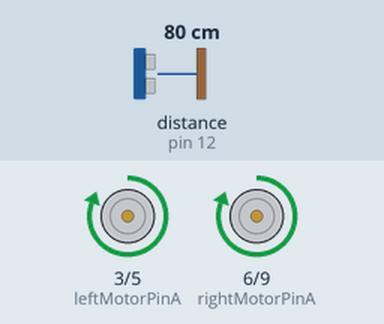
Recording of a sketch running on a simulated Arduino Uno, built with avr-gcc and run on an emulated ATmega328P. Parts: motor-driver pin pairs drawn as motors (green arrow = first pin HIGH = forward, orange = second pin HIGH = backward, longer = more drive). Wiring (inferred from the names in the program): ultrasonic range finder: trigger pin 11; echo pin 12. The inputs (shaded band) are chosen by the test bench; at power-on: distance to the obstacle (sensor on pin 12) 80 cm. The echo pulse lasts 58.3 µs per cm; random numbers use the default seed unless the sketch sets one.

Above: at 2.8 s.
2.9 s: distance to the obstacle (sensor on pin 12) set to 24 cm
4.4 s: distance to the obstacle (sensor on pin 12) set to 18 cm
At 5.8 s:
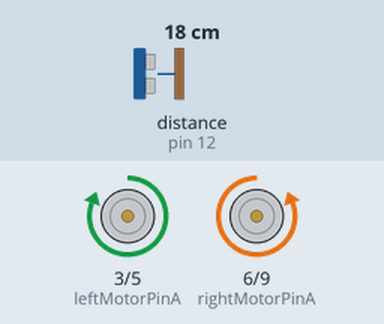
8.6 s: distance to the obstacle (sensor on pin 12) set to 35 cm
10.1 s: distance to the obstacle (sensor on pin 12) set to 2 cm
At 13.6 s:
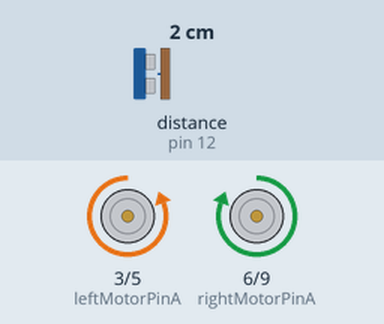
14.3 s: distance to the obstacle (sensor on pin 12) set to 60 cm
Timing chart, 0 to 16.8 s (numbered marks = the images above; inputs shaded):
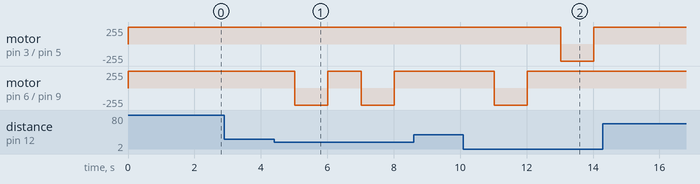

Measured:
- the behaviour switches between 22 and 21 cm on distance to the obstacle (sensor on pin 12) (found by bisection; images 0 and 1)
- after the input at 2.9 s, every drawn part: stays the same
- after the input at 4.4 s, motor on pin 6 (rightMotorPinA) / pin 9 (rightMotorPinB): alternates forward 255/255 for 1.0 s and backward 255/255 for 1.0 s, starting after 0.62 s
- after the input at 8.6 s, every drawn part: stays the same
- after the input at 10.1 s, motor on pin 3 (leftMotorPinA) / pin 5 (leftMotorPinB): forward 255/255 → backward 255/255 after 2.9 s, → forward 255/255 1.0 s later; motor on pin 6 (rightMotorPinA) / pin 9 (rightMotorPinB): forward 255/255 → backward 255/255 after 0.92 s, → forward 255/255 1.0 s later
- after the input at 14.3 s, every drawn part: stays the same

The sketch:

VACUUM_CLEANER_ROBOT.ino
```cpp
int leftMotorPinA = 3;
int leftMotorPinB = 5;
int rightMotorPinA = 6;
int rightMotorPinB = 9;
int trigPin = 11;
int echoPin = 12;

int motorSpeed = 150;
int totalArea = 100;
const int leftUltrasonicTrigPin = 13;
const int leftUltrasonicEchoPin = 14;
const int rightUltrasonicTrigPin = 15;
const int rightUltrasonicEchoPin = 16;

void setup() {
  pinMode(leftMotorPinA, OUTPUT);
  pinMode(leftMotorPinB, OUTPUT);
  pinMode(rightMotorPinA, OUTPUT);
  pinMode(rightMotorPinB, OUTPUT);
  pinMode(trigPin, OUTPUT);
  pinMode(echoPin, INPUT);
  pinMode(leftUltrasonicTrigPin, OUTPUT);
  pinMode(leftUltrasonicEchoPin, INPUT);
  pinMode(rightUltrasonicTrigPin, OUTPUT);
  pinMode(rightUltrasonicEchoPin, INPUT);
  Serial.begin(9600);
}

void loop() {
  performFloodFill();
  findExitRoute();
}

void performFloodFill() {
  int cleanCount = 0;
  while (cleanCount < totalArea) {
    moveForward();
    if (distanceToObstacle() <= 20) {
      turnRandom();
    } else {
      cleanCount++;
    }
  }
}

void findExitRoute() {
  int leftDist = getDistance(leftUltrasonicTrigPin, leftUltrasonicEchoPin);
  int rightDist = getDistance(rightUltrasonicTrigPin, rightUltrasonicEchoPin);

  if (leftDist <= 20 && rightDist <= 20) {

  } else if (leftDist <= 20) {

    turnRight();
  } else if (rightDist <= 20) {

    turnLeft();
  } else {

    moveForward();
  }
}

int getDistance(int trigPin, int echoPin) {
  digitalWrite(trigPin, LOW);
  delayMicroseconds(2);
  digitalWrite(trigPin, HIGH);
  delayMicroseconds(10);
  digitalWrite(trigPin, LOW);
  long duration = pulseIn(echoPin, HIGH);
  int distance = duration * 0.034 / 2;
  return distance;
}

int distanceToObstacle() {
  digitalWrite(trigPin, LOW);
  delayMicroseconds(2);
  digitalWrite(trigPin, HIGH);
  delayMicroseconds(10);
  digitalWrite(trigPin, LOW);
  long duration = pulseIn(echoPin, HIGH);
  int distance = duration * 0.034 / 2;
  return distance;
}

void moveForward() {
  digitalWrite(leftMotorPinA, HIGH);
  digitalWrite(leftMotorPinB, LOW);
  digitalWrite(rightMotorPinA, HIGH);
  digitalWrite(rightMotorPinB, LOW);
  delay(1000);
}

void turnLeft() {
  digitalWrite(leftMotorPinA, LOW);
  digitalWrite(leftMotorPinB, HIGH);
  digitalWrite(rightMotorPinA, HIGH);
  digitalWrite(rightMotorPinB, LOW);
  delay(1000);
}

void turnRight() {
  digitalWrite(leftMotorPinA, HIGH);
  digitalWrite(leftMotorPinB, LOW);
  digitalWrite(rightMotorPinA, LOW);
  digitalWrite(rightMotorPinB, HIGH);
  delay(1000);
}

void turnRandom() {
  int randomTurn = random(0, 2);
  if (randomTurn == 0) {
    turnLeft();
  } else {
    turnRight();
  }
}
```
